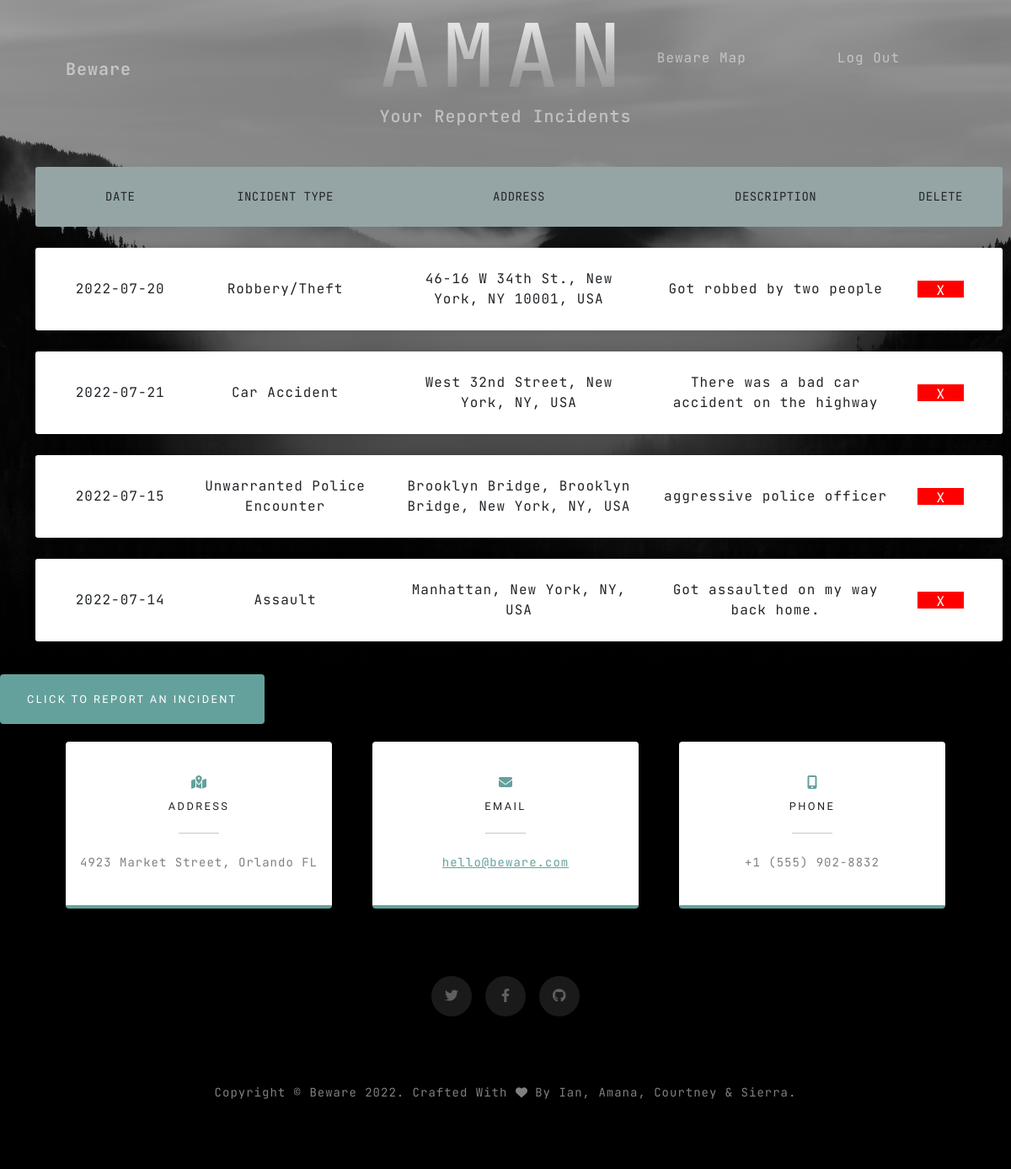
Screenshot of /myprofile (signed in) with the database file from the repository.
### model.py (models this page shows, shortened)
class Report(db.Model):
    id = db.Column(db.Integer, primary_key=True)
    address = db.Column(db.String(200), nullable=False)
    incident = db.Column(db.String(50), nullable=False)
    date = db.Column(db.Date(), nullable=False)
    description = db.Column(db.String(500), nullable=False)
    latitude = db.Column(db.String(10), nullable=False)
    longitude = db.Column(db.String(10), nullable=False)
    username = db.Column(db.String(20), nullable=False)

### beware.py (the view)
@app.route("/myprofile")
def profile():
    if session.get('username'):
        return render_template('profile.html', user_reports= Report.query.filter_by(username=session['username']).all(), username= session['username'], types = types)
    else:
        return redirect(url_for('home'))

### templates/profile.html (shortened to what this page needs)
{% extends 'layout.html' %}
{% block navbar %}
<nav class="navbar navbar-expand-lg navbar-light fixed-top" id="mainNav">
    <div class="container px-4 px-lg-5">
        <a class="navbar-brand" href="{{ url_for('home') }}">Beware</a>
        <div class="collapse navbar-collapse" id="navbarResponsive">
            <ul class="navbar-nav ms-auto">
                <li class="nav-item"><a class="nav-link" href="{{ url_for('beware_map') }}">Beware Map</a></li>
                {% if session.username%}
                <li class="nav-item"><a class="nav-link" href="{{ url_for('logout') }}">Log Out</a></li>
                {%else%}
                <li class="nav-item"><a class="nav-link" href="{{ url_for('login') }}">Log In</a></li>
                {%endif%}
            </ul>
        </div>
    </div>
</nav>
{% endblock %}
{% block masthead %}
<header class="masthead">
    <div class="container px-4 px-lg-5 d-flex h-100 align-items-center justify-content-center">
        <div class="d-flex justify-content-center">
            <div class="text-center">
                <h1 class="mx-auto my-0 text-uppercase">{{username}}</h1>
                <div class="user-report-table" >
                    <h2 class="text-white-50 mx-auto mt-2 mb-5">Your Reported Incidents</h2>
                    <ul class="responsive-table">
                        <li class="table-header">
                        <div class="col col-1">Date</div>
                        <div class="col col-2">Incident Type</div>
                        <div class="col col-3">Address</div>
                        <div class="col col-4">Description</div>
                        <div class="col col-5">Delete</div>
                        </li>
                        {% for item in user_reports %}
                        <li class="table-row">
                        <div class="col col-1" data-label="Date">{{item.date}}</div>
                        <div class="col col-2" data-label="Incident">{{types[item.incident]}}</div>
                        <div class="col col-3" data-label="Address">{{item.address}}</div>
                        <div class="col col-4" data-label="Descrption">{{item.description}}</div>
                        <button type="button" class="col-5 delete"  onclick="delete_request({{item.id}})">X</button></span></a>
                        </li>
                        {% endfor %}
                    </ul>
                </div>
            </div>
        </div>
    </div>
    <a class="btn btn-primary" style="margin-left: auto; margin-right: auto" href="{{ url_for('report') }}">Click to report an incident</a>
</header>
{% endblock %}

### templates/layout.html (shortened to what this page needs)
<!DOCTYPE html>
<html lang="en">
    <head>
        <link href="{{url_for('static', filename='css/styles.css')}}" rel="stylesheet" />
    </head>
    <body id="page-top">
        {% block navbar %} {% endblock %}
        {% block masthead %} {% endblock %}
        <section class="contact-section bg-black">
            <div class="container px-4 px-lg-5">
                <div class="row gx-4 gx-lg-5">
                    <div class="col-md-4 mb-3 mb-md-0">
                        <div class="card py-4 h-100">
                            <div class="card-body text-center">
                                <i class="fas fa-map-marked-alt text-primary mb-2"></i>
                                <h4 class="text-uppercase m-0">Address</h4>
                                <hr class="my-4 mx-auto" />
                                <div class="small text-black-50">4923 Market Street, Orlando FL</div>
                            </div>
                        </div>
                    </div>
                    <div class="col-md-4 mb-3 mb-md-0">
                        <div class="card py-4 h-100">
                            <div class="card-body text-center">
                                <i class="fas fa-envelope text-primary mb-2"></i>
                                <h4 class="text-uppercase m-0">Email</h4>
                                <hr class="my-4 mx-auto" />
                                <div class="small text-black-50"><a href="#!">hello@beware.com</a></div>
                            </div>
                        </div>
                    </div>
                    <div class="col-md-4 mb-3 mb-md-0">
                        <div class="card py-4 h-100">
                            <div class="card-body text-center">
                                <i class="fas fa-mobile-alt text-primary mb-2"></i>
                                <h4 class="text-uppercase m-0">Phone</h4>
                                <hr class="my-4 mx-auto" />
                                <div class="small text-black-50">+1 (555) 902-8832</div>
                            </div>
                        </div>
                    </div>
                </div>
                <div class="social d-flex justify-content-center">
                    <a class="mx-2" href="#!"><i class="fab fa-twitter"></i></a>
                    <a class="mx-2" href="#!"><i class="fab fa-facebook-f"></i></a>
                    <a class="mx-2" href="#!"><i class="fab fa-github"></i></a>
                </div>
            </div>
        </section>
        <footer class="footer bg-black small text-center text-white-50"><div class="container px-4 px-lg-5">Copyright &copy; Beware 2022. Crafted With <i class="fa fa-heart"></i> By Ian, Amana, Courtney & Sierra. </div></footer>
    </body>
</html>

### rows the page displays
Report: date "2022-07-20", incident "Robbery/Theft", address "46-16 W 34th St., New York, NY 10001, USA", description "Got robbed by two people"
Report: date "2022-07-21", incident "Car Accident", address "West 32nd Street, New York, NY, USA", description "There was a bad car accident on the highway"
Report: date "2022-07-15", incident "Unwarranted Police Encounter", address "Brooklyn Bridge, Brooklyn Bridge, New York, NY, USA", description "aggressive police officer"
Report: date "2022-07-14", incident "Assault", address "Manhattan, New York, NY, USA", description "Got assaulted on my way back home."
